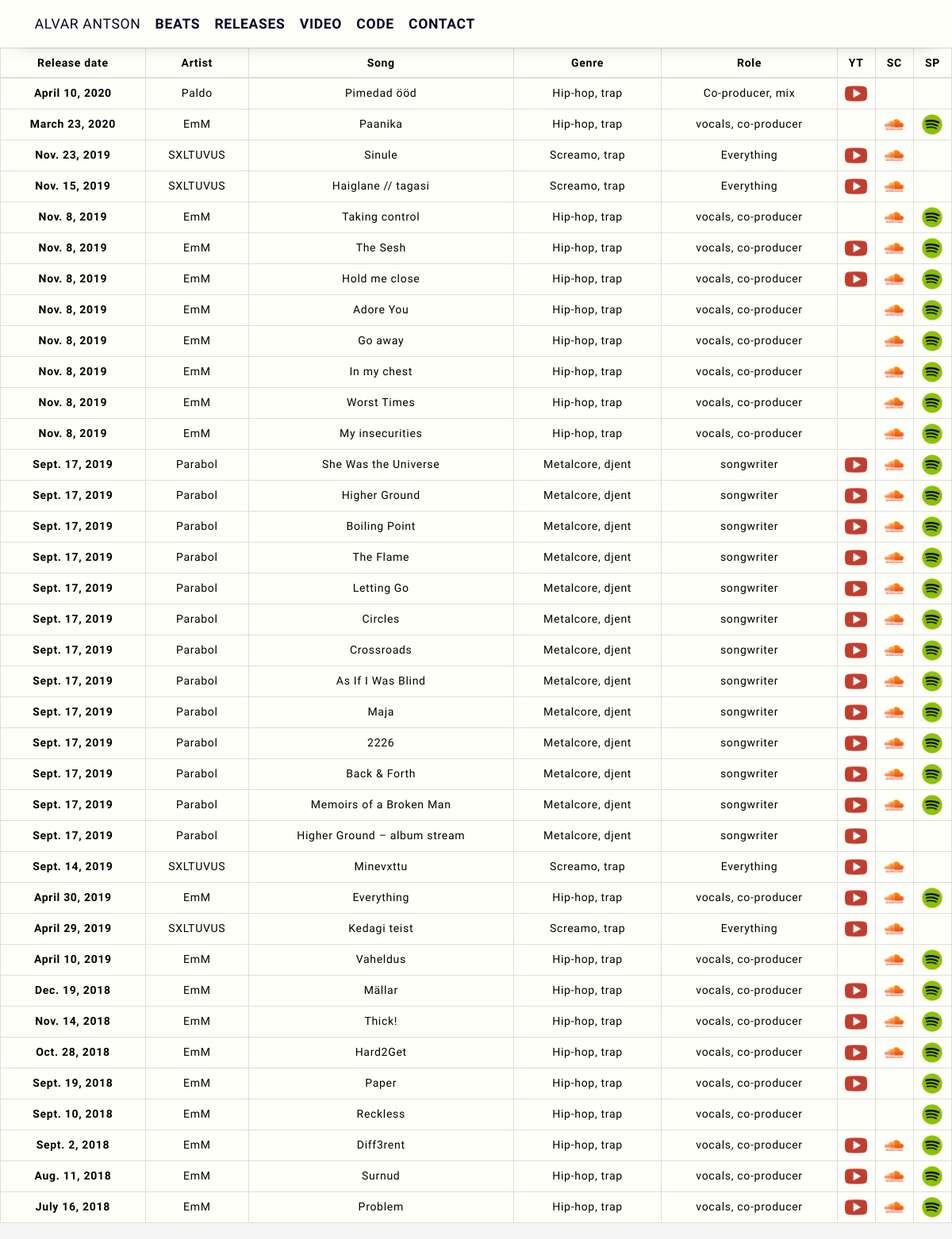
Screenshot of /releases/ with the database file from the repository.
### releases/models.py (models this page shows, shortened)
class Release(models.Model):
	name = models.CharField(max_length=999)
	artist = models.CharField(max_length=999)
	role = models.CharField(max_length=999)
	youtube_url = models.CharField(max_length=999, blank=True)
	soundcloud_url = models.CharField(max_length=999, blank=True)
	spotify_url = models.CharField(max_length=999, blank=True)
	release_date = models.DateField(null=True)
	genre = models.CharField(max_length=999, blank=True)

### releases/views.py (the view)
# urls.py: path('releases/', include('releases.urls')),
def releases(request):
	if request.user.is_authenticated:
		default_release_date1 = "1880-01-01"
		default_release_date2 = "2100-01-01"
		default_artist = ""
		default_name = ""
		default_role = ""
		default_genre = ""
		list_of_releases_unsorted = Release.objects.filter(release_date__range=[default_release_date1,default_release_date2],)
		if request.POST:
			if request.POST["submit-btn"] == "export-releases":
				return to_csv_response(list(Release.objects.all()), "release_export")
			if request.POST["submit-btn"] == "update-all-releases":
				for item in Release.objects.all():
					update(item)
				return HttpResponseRedirect(request.path)
			if request.POST["submit-btn"] == "search":
				release_date1 = request.POST["release_date1"]
				release_date2 = request.POST["release_date2"]
				artist = request.POST["artist"]
				name = request.POST["name"]
				role = request.POST["role"]
				genre = request.POST["genre"]
				default_release_date1 = release_date1
				default_release_date2 = release_date2
				default_artist = artist
				default_name = name
				default_role = role
				default_genre = genre
				if release_date1 != default_release_date1 or release_date2 != default_release_date2:
					list_of_releases_unsorted = list_of_releases_unsorted.filter(release_date__range=[default_release_date1,default_release_date2])
				if artist != "":
					list_of_releases_unsorted = list_of_releases_unsorted.filter(artist__contains=artist)
				if name != "":
					list_of_releases_unsorted = list_of_releases_unsorted.filter(name__contains=name)
				if role != "":
					list_of_releases_unsorted = list_of_releases_unsorted.filter(role__contains=role)
				if genre != "":
					list_of_releases_unsorted = list_of_releases_unsorted.filter(genre__contains=genre)
		list_of_releases = []
		youtube_views_total = 0
		youtube_likes_total = 0
		youtube_dislikes_total = 0
		soundcloud_views_total = 0
		soundcloud_likes_total = 0
		soundcloud_reposts_total = 0
		soundcloud_comments_total = 0
		for item in list_of_releases_unsorted.order_by('-release_date'):
			release = {
				"id":item.id,
				"name":item.name,
				"artist":item.artist,
				"role":item.role,
				"release_date": item.release_date,
				"youtube_url":item.youtube_url,
				"soundcloud_url":item.soundcloud_url,
				"spotify_url":item.spotify_url,
				"genre":item.genre
				}
			if len( Release_stats.objects.filter(release=item) ) == 0:
				update(item)
			stats = Release_stats.objects.filter(release=item).order_by('-fetch_date').first()
			stats_history = Release_stats.objects.filter(release=item).order_by('-fetch_date')
			try:
				youtube_views_total += int(stats.youtube_views)
			except:
				pass
			try:
				youtube_likes_total += int(stats.youtube_likes)
			except:
				pass
			try:
				youtube_dislikes_total += int(stats.youtube_dislikes)
			except:
				pass
			try:
				soundcloud_views_total += int(stats.soundcloud_views)
			except:
				pass
			try:
				soundcloud_likes_total += int(stats.soundcloud_likes)
			except:
				pass
			try:
				soundcloud_reposts_total += int(stats.soundcloud_reposts)
			except:
				pass
			try:
				soundcloud_comments_total += int(stats.soundcloud_comments)
			except:
				pass
			release["stats"] = stats
			release["stats_history"] = stats_history
			list_of_releases.append(release)
		return render(request, "releases.html", {
			"releases":list_of_releases,
			"default_release_date1":default_release_date1,
			"default_release_date2":default_release_date2,
			"default_name":default_name,
			"default_artist":default_artist,
			"default_role":default_role,
			"default_genre":default_genre,
			"youtube_views_total":youtube_views_total,
			"youtube_likes_total":youtube_likes_total,
			"youtube_dislikes_total":youtube_dislikes_total,
			"soundcloud_views_total":soundcloud_views_total,
			"soundcloud_likes_total":soundcloud_likes_total,
			"soundcloud_reposts_total":soundcloud_reposts_total,
			"soundcloud_comments_total":soundcloud_comments_total
			})
	else:
		releases = Release.objects.all().order_by('-release_date')
		return render(request, "releases_public.html", {"releases":releases})

### templates/releases_public.html (shortened to what this page needs)
{% load static %}
{% include "navbar/navbar.html" %}
<link rel="stylesheet" type="text/css" href="{% static 'releases.css' %}">
<div class="main">
<form method="POST">{% csrf_token %}
	<button type="submit" name="submit-btn" value="update-all-releases" onclick="loader()">UPDATE</button>
</form>
<form method="POST">{% csrf_token %}
	<button type="submit" name="submit-btn" value="export-releases">EXPORT RELEASES</button>
</form>
<table class="table table-bordered table-desktop">
	<thead>
		<tr>
			<th scope="col">Release date</th>
			<th scope="col">Artist</th>
			<th scope="col">Song</th>
			<th scope="col">Genre</th>
			<th scope="col">Role</th>
			<th scope="col" class="min-width centered">YT</th>
			<th scope="col" class="min-width centered">SC</th>
			<th scope="col" class="min-width centered">SP</th>
		</tr>
	</thead>
	<tbody>
		{% for item in releases %}
		<tr>
			<th scope="row">{{ item.release_date }}</th>
			<td>{{ item.artist }}</td>
			<td>{{ item.name }}</td>
			<td>{{ item.genre }}</td>
			<td>{{ item.role }}</td>
			{% if item.youtube_url != "" %}
				<td class="td-img"><a target="_blank" href="{{ item.youtube_url }}">
					<img src="{% static 'yt_logo.png' %}">
				</a></td>
			{% else %}
				<td class="min-width"></td>
			{% endif %}
			{% if item.soundcloud_url != "" %}
				<td class="td-img"><a target="_blank" href="{{ item.soundcloud_url }}">
					<img src="{% static 'sc_logo.png' %}">
				</a></td>
			{% else %}
				<td class="min-width"></td>
			{% endif %}
			{% if item.spotify_url != "" %}
				<td class="td-img"><a target="_blank" href="{{ item.spotify_url }}">
					<img src="{% static 'sp_logo.png' %}">
				</a></td>
			{% else %}
				<td class="min-width"></td>
			{% endif %}
		</tr>
		{% endfor %}
	</tbody>
</table>
</div>
{% include "navbar/footer.html" %}

### templates/navbar/navbar.html (shortened to what this page needs)
{% load static %}
<!DOCTYPE html>
<html>
<head>
<link rel="stylesheet" href="https://maxcdn.bootstrapcdn.com/bootstrap/3.3.7/css/bootstrap.min.css">
<link rel="stylesheet" href="https://maxcdn.bootstrapcdn.com/bootstrap/3.3.7/css/bootstrap-theme.min.css">
<link rel="stylesheet" type="text/css" href="{% static 'all.css' %}">
</head>
<body>
<nav class="navbar-desktop">
	<a href="/"><span>ALVAR ANTSON</span></a>
	<a class="main-link" href="/beats">BEATS</a>
	<a class="main-link" href="/releases">RELEASES</a>
	<a class="main-link" href="/videos">VIDEO</a>
	<a class="main-link" href="/code">CODE</a>
	<a class="main-link" href="/contact">CONTACT</a>
</nav>
<div class="col-xs-12 desktop-spacer">.</div>

### templates/navbar/footer.html (shortened to what this page needs)
{% load static %}
</body>
</html>

### static/all.css (style rules this page uses)
:root { --blue:rgba(23, 104, 172, 0.9); --black:#0D0221; --white:#FFFFFA; --gray: rgb(245,245,245); --dark: rgb(110,110,110); letter-spacing: 0.07em; }
html { overflow-x: hidden; }
body { font-family: 'Raleway', sans-serif; overflow-x: hidden; background-color: var(--gray); color: black; width: 100vw; min-height: 100vh; height: 100%; }
button { padding: 0.15em 0.5em 0.15em 0.5em; border-radius: 0.25em; font-size: 1.5em; margin-top: 0.75em; margin-bottom: 0.75em; border: none; background-color: var(--white); }
a { color: var(--black); cursor: pointer; }
.col-xs-12 { padding: 0 0 0 0 !important; }
.main { z-index: 11; }
nav { -webkit-box-shadow: 0px 3px 30px -20px rgba(0,0,0,0.75); -moz-box-shadow: 0px 3px 30px -20px rgba(0,0,0,0.75); box-shadow: 0px 3px 30px -20px rgba(0,0,0,0.75); }
.navbar-desktop { font-size: 1.25em; padding: 1em 2.5em 1em 2.5em; width: 100vw; position: fixed; top: 0; background: var(--white); z-index: 99; }
.navbar-desktop .main-link { margin-left: 0.75em; font-weight: 600; }
.desktop-spacer { padding-top: 3.25em; }

### static/releases.css (style rules this page uses)
table { background-color: var(--white); }
table img { width: 2em; margin-left: auto; margin-right: auto; display: block; }
table .min-width { max-width: 6em; width: auto; padding-left: 2px !important; padding-right: 2px !important; }
td a { cursor: pointer; }
.centered { text-align: center; }
th, table { text-align: center; }
.td-img { padding-top: 5px !important; padding-bottom: 5px !important; padding-left: 2px !important; padding-right: 2px !important; }
button, input { font-size: 1em; padding: 0.1em 0.1em 0.1em 0.1em; padding: 0 0 0 0; margin: 0 0 0 0; text-align: center; }

### rows the page displays
Release: release_date "April 10, 2020", artist "Paldo", name "Pimedad ööd", genre "Hip-hop, trap", role "Co-producer, mix"
Release: release_date "March 23, 2020", artist "EmM", name "Paanika", genre "Hip-hop, trap", role "vocals, co-producer"
Release: release_date "Nov. 23, 2019", artist "SXLTUVUS", name "Sinule", genre "Screamo, trap", role "Everything"
Release: release_date "Nov. 15, 2019", artist "SXLTUVUS", name "Haiglane // tagasi", genre "Screamo, trap", role "Everything"
Release: release_date "Nov. 8, 2019", artist "EmM", name "Taking control", genre "Hip-hop, trap", role "vocals, co-producer"
Release: release_date "Nov. 8, 2019", artist "EmM", name "The Sesh", genre "Hip-hop, trap", role "vocals, co-producer"
Release: release_date "Nov. 8, 2019", artist "EmM", name "Hold me close", genre "Hip-hop, trap", role "vocals, co-producer"
Release: release_date "Nov. 8, 2019", artist "EmM", name "Adore You", genre "Hip-hop, trap", role "vocals, co-producer"
Release: release_date "Nov. 8, 2019", artist "EmM", name "Go away", genre "Hip-hop, trap", role "vocals, co-producer"
Release: release_date "Nov. 8, 2019", artist "EmM", name "In my chest", genre "Hip-hop, trap", role "vocals, co-producer"
Release: release_date "Nov. 8, 2019", artist "EmM", name "Worst Times", genre "Hip-hop, trap", role "vocals, co-producer"
Release: release_date "Nov. 8, 2019", artist "EmM", name "My insecurities", genre "Hip-hop, trap", role "vocals, co-producer"
Release: release_date "Sept. 17, 2019", artist "Parabol", name "She Was the Universe", genre "Metalcore, djent", role "songwriter"
Release: release_date "Sept. 17, 2019", artist "Parabol", name "Higher Ground", genre "Metalcore, djent", role "songwriter"
Release: release_date "Sept. 17, 2019", artist "Parabol", name "Boiling Point", genre "Metalcore, djent", role "songwriter"
Release: release_date "Sept. 17, 2019", artist "Parabol", name "The Flame", genre "Metalcore, djent", role "songwriter"
Release: release_date "Sept. 17, 2019", artist "Parabol", name "Letting Go", genre "Metalcore, djent", role "songwriter"
Release: release_date "Sept. 17, 2019", artist "Parabol", name "Circles", genre "Metalcore, djent", role "songwriter"
Release: release_date "Sept. 17, 2019", artist "Parabol", name "Crossroads", genre "Metalcore, djent", role "songwriter"
Release: release_date "Sept. 17, 2019", artist "Parabol", name "As If I Was Blind", genre "Metalcore, djent", role "songwriter"
Release: release_date "Sept. 17, 2019", artist "Parabol", name "Maja", genre "Metalcore, djent", role "songwriter"
Release: release_date "Sept. 17, 2019", artist "Parabol", name "2226", genre "Metalcore, djent", role "songwriter"
Release: release_date "Sept. 17, 2019", artist "Parabol", name "Back & Forth", genre "Metalcore, djent", role "songwriter"
Release: release_date "Sept. 17, 2019", artist "Parabol", name "Memoirs of a Broken Man", genre "Metalcore, djent", role "songwriter"
Release: release_date "Sept. 17, 2019", artist "Parabol", name "Higher Ground – album stream", genre "Metalcore, djent", role "songwriter"
Release: release_date "Sept. 14, 2019", artist "SXLTUVUS", name "Minevxttu", genre "Screamo, trap", role "Everything"
Release: release_date "April 30, 2019", artist "EmM", name "Everything", genre "Hip-hop, trap", role "vocals, co-producer"
Release: release_date "April 29, 2019", artist "SXLTUVUS", name "Kedagi teist", genre "Screamo, trap", role "Everything"
Release: release_date "April 10, 2019", artist "EmM", name "Vaheldus", genre "Hip-hop, trap", role "vocals, co-producer"
Release: release_date "Dec. 19, 2018", artist "EmM", name "Mällar", genre "Hip-hop, trap", role "vocals, co-producer"
Release: release_date "Nov. 14, 2018", artist "EmM", name "Thick!", genre "Hip-hop, trap", role "vocals, co-producer"
Release: release_date "Oct. 28, 2018", artist "EmM", name "Hard2Get", genre "Hip-hop, trap", role "vocals, co-producer"
Release: release_date "Sept. 19, 2018", artist "EmM", name "Paper", genre "Hip-hop, trap", role "vocals, co-producer"
Release: release_date "Sept. 10, 2018", artist "EmM", name "Reckless", genre "Hip-hop, trap", role "vocals, co-producer"
Release: release_date "Sept. 2, 2018", artist "EmM", name "Diff3rent", genre "Hip-hop, trap", role "vocals, co-producer"
Release: release_date "Aug. 11, 2018", artist "EmM", name "Surnud", genre "Hip-hop, trap", role "vocals, co-producer"
Release: release_date "July 16, 2018", artist "EmM", name "Problem", genre "Hip-hop, trap", role "vocals, co-producer"
